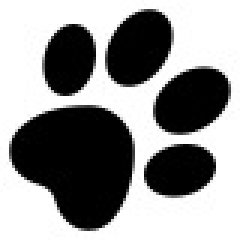
#> input picture self practice of open cv/images/img5.jpg, 80 x 80 px, found by its file name (shown 3 times larger)
$ python draw_line.py
#> lines starting #> are read from the running program, lines starting #| are printed output that depends on the picture
import cv2
image = cv2.imread("images\img5.jpg")
#> image is the input picture: shape (80, 80, 3); min 0, max 255, mean 146

cv2.line(image,(0,0),(200,200),(0,0,255),100)
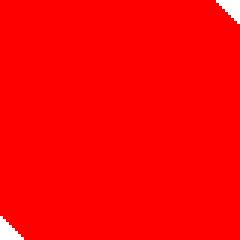
#> image: shape (80, 80, 3) (shown 3 times larger); mean B, G, R 2.9, 2.9, 255

cv2.imshow("line image",image)
cv2.waitKey(0)
cv2.destroyAllWindows()
